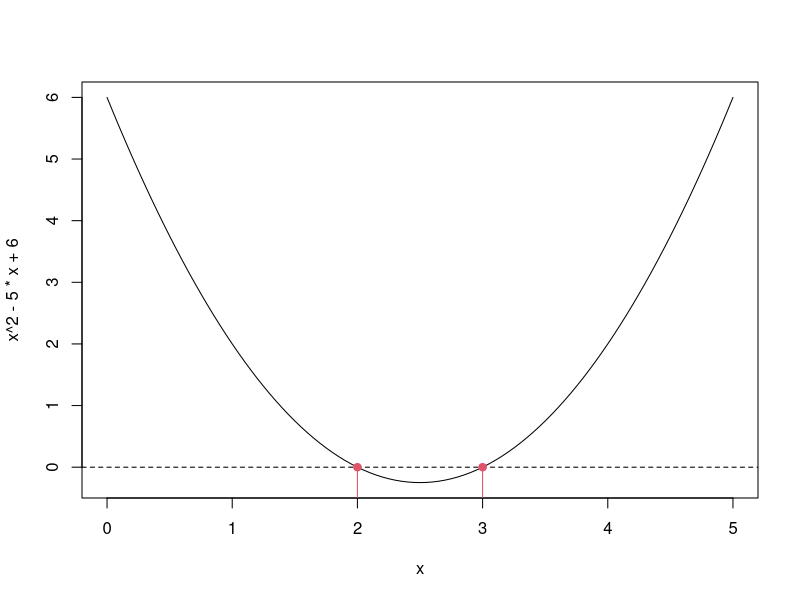
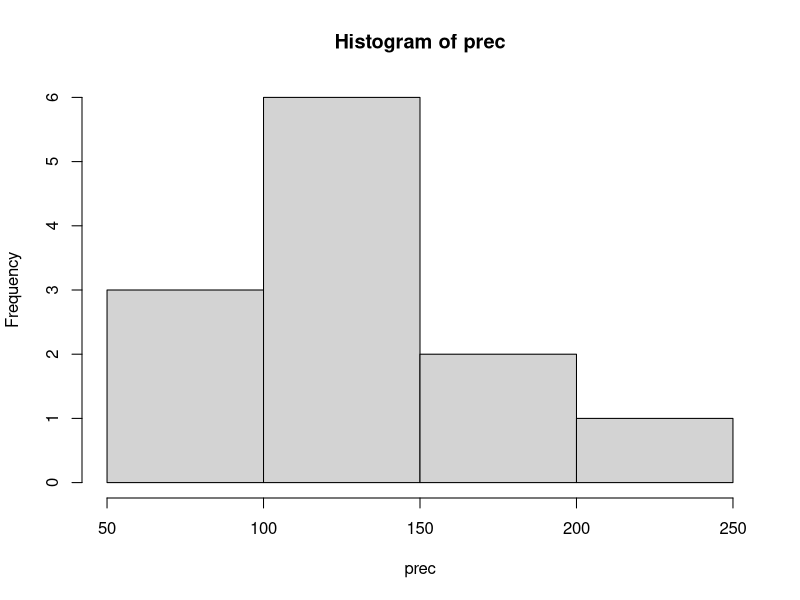
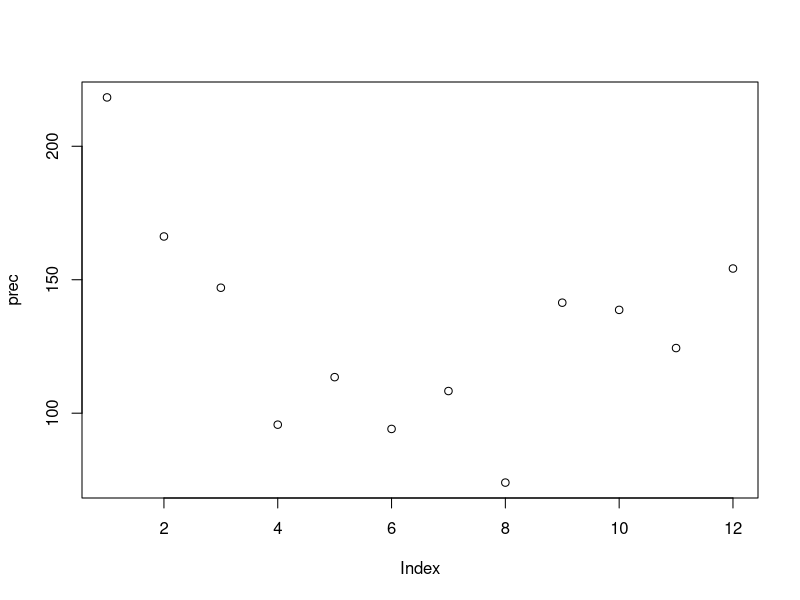
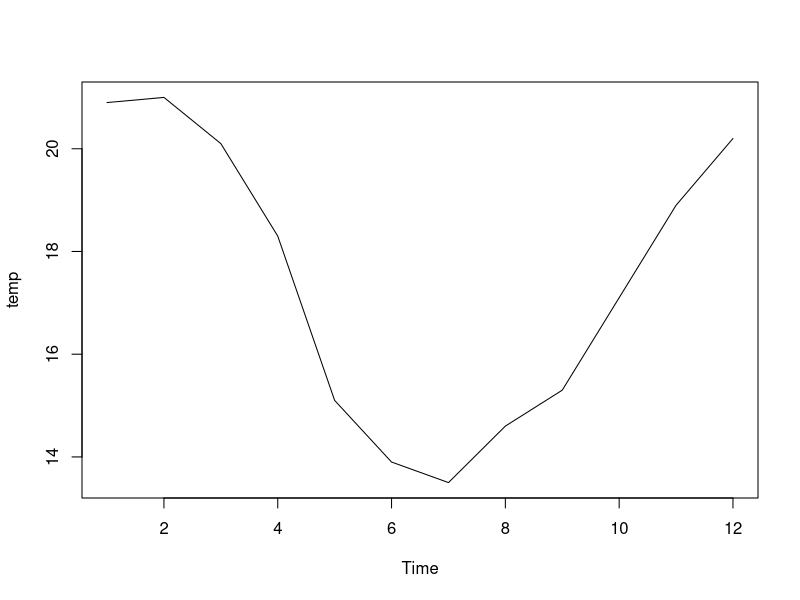
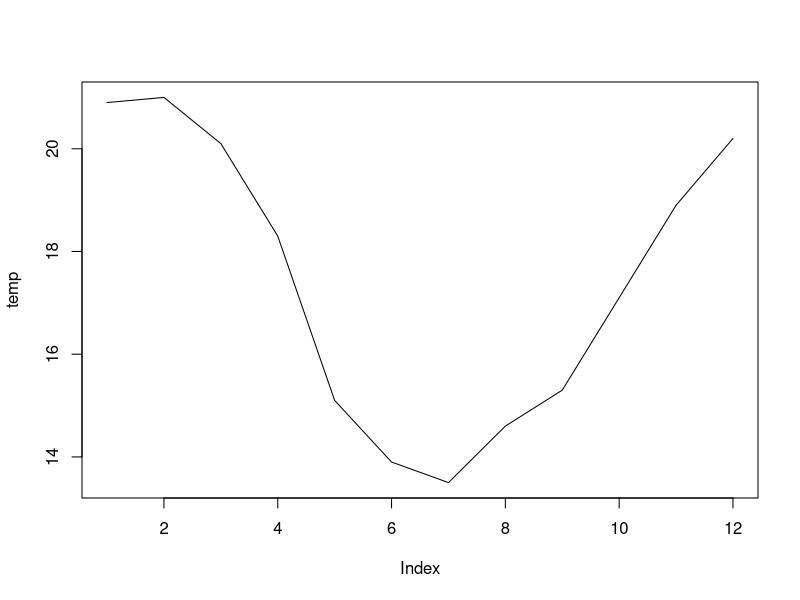
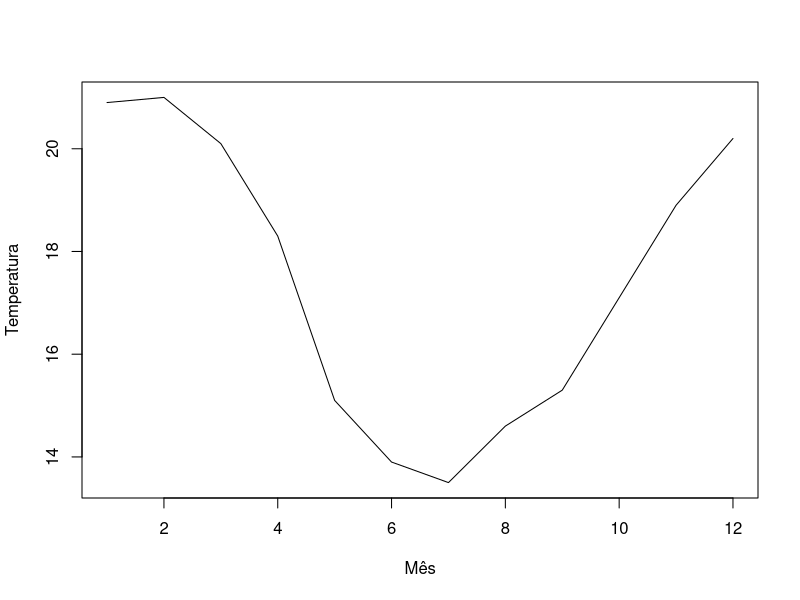
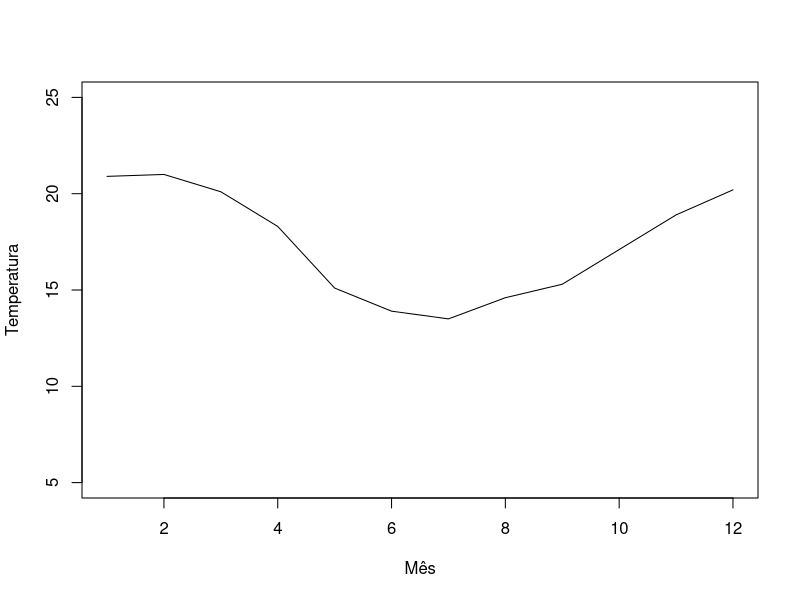
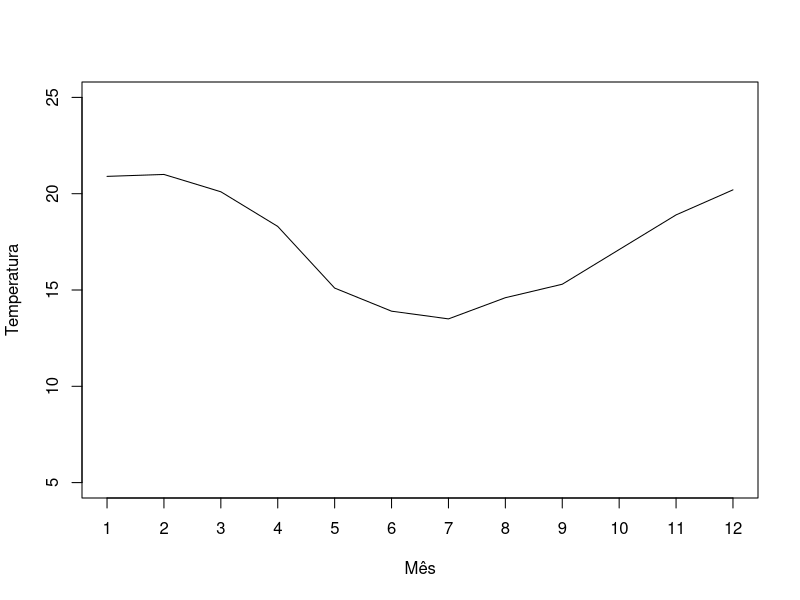

Generate these figures, in order, with R:
##======================================================================
## Esse é o script mostrado e construído na aula do dia 2020-05-27. Ele
## é usado aqui para criar uma continuação na aula do dia 2020-06-03.

#########################################################################
##
## Disciplina Transversal
## MEPC-2020
## Aula 1   20/05/2020
##
## Profs Fernando Mayer e Paulo Justiniano
##
#########################################################################

##======================================================================
## Script pré aula
##----------------------------------------------------------------------

## Tudo que está depois de um '#' é um comentário e não será executado.

## O R como uma calculadora
2 + 2    # Com o cursor nesta linha, aperte Ctrl + Enter

## O comando acima é "enviado" ao console (abaixo) e executado. No
## entanto, o resultado da operação não está armazenada em nenhum lugar.
## Para "salvar" o resultado, atribua a operação à uma variável qualquer
x = 2 + 2

## Note que o resultado da operação não é mostrado. Para visualizar o
## resultado, digite o nome da variável
x

## Vamos criar uma nova variável, como resultado de outra operação
y = 3 * 2
y

## Podemos agora fazer operações com estas variáveis, como por exemplo
x + y

## Para visualizar as variáveis que criamos, usamos a função ls()
ls()

## Para remover as variáveis criadas, usamos a função rm()
rm(x, y)

## Verifique que 'x' e 'y' não existem mais
ls()


## Agora é a sua vez!

## Cria três variáveis: 'x', 'y' e 'z', com os respectivos valores: 5,
## 3, e 2.
x = 5
y = 3
z = 2
## NOTE que = deveria ser <-
x <- 5
y <- 3
z <- 2
## NOTE que também poderia fazer
x <- 5; y <- 3; z <- 2

## Divida x por y
x/y

## Calcule z vezes y
z * y

## Calcule 2 vezes y, salvando o resultado em uma nova variável chamada
## 'w'
w <- 2 * y
2 * y -> w
w

## Calcule x vezes w
x * w

## Convertendo escalas de temperatura.
## Considere que você quer converter a temperatura de 25°C (graus
## Celsius - C) para as escalas Kelvin (K) e Fahrenheit (F).

## Crie uma variável para armazenar o valor da temperatura em Celsius (25)
temp_c <- 25
temp_c
temp_C <- 30
temp_C
temp.c <- 25
tempC <- 25

## NOTE sobre nomes de variáveis:
## - Não podem começar com número
## - Não podem conter espaço
## - "Sensível ao caso"
## - Podem ser separadas por ponto, underline, ou snakeCase ou CamelCase

## Crie uma nova variável para armazenar o resultado da conversão da
## temperatura em Celsius para Kelvin através da seguinte relação:
## K = C + 273.15
temp_k <- temp_c + 273.15
temp_k
(temp_k <- temp_c + 273.15)

## Crie uma nova variável para armazenar o resultado da conversão da
## temperatura em Celsius para Fahrenheit através da seguinte relação:
## F = (C * 9/5) + 32
(temp_f <- temp_c * 9/5 + 32)
## NOTE sobre ordem de operações
(temp_f <- (temp_c * 9/5) + 32)

## Agora faça o caminho inverso: converta a temperatura calculada em
## Kelvin para Celsius com
## C = K - 273.15
(temp_c <- temp_k - 273.15)

## Converta a temperatura em Fahrenheit para Celsius com
## C = (F - 32) * 5/9
(temp_c <- temp_f - 32 * 5/9)
## NOTE sobre ordem de operações
(temp_c <- (temp_f - 32) * 5/9)

## Encontre as raízes da equação x^2 - 5x + 6
## Veja https://pt.wikipedia.org/wiki/Equação_quadrática
a <- 1; b <- -5; c <- 6
## Fórmula de Bhaskara
(-b - sqrt(b^2 - 4 * a * c))/(2 * a)
(-b + sqrt(b^2 - 4 * a * c))/(2 * a)

## Visualização
curve(x^2 - 5 * x + 6, from = 0, to = 5)
abline(h = 0, lty = 2)
segments(x0 = 2, y0 = -1, x1 = 2, y1 = 0, col = 2)
segments(x0 = 3, y0 = -1, x1 = 3, y1 = 0, col = 2)
points(2, 0, pch = 19, col = 2)
points(3, 0, pch = 19, col = 2)


##----------------------------------------------------------------------
## FIM Script pré aula
##======================================================================

x <- 2
vet <- c(5, 3, 2)
vet
length(vet)

temp <- c(temp_c, temp_k, temp_f)
temp
names(temp)
names(temp) <- c("Celsius", "Kelvin", "Fahrenheit")
names(temp)
temp

## Regra da reciclagem

vet
vet + 2
vet + c(2, 4, 5)

vet + c(2, 4)

## Indexação
vet[1]
vet[3]
vet[-1]
vet[c(1, 3)]
vet[-c(1, 3)]
vet[]

## Seleção condicional
vet[3]
vet[vet == 2]
vet[vet >= 3]
vet[vet != 3]

vet == 2


prec <- c(218.3, 166.2, 147, 95.7, 113.5, 94.1, 108.3, 74, 141.4,
          138.7, 124.4, 154.2)
summary(prec)
mean(prec)
hist(prec)
plot(prec)

## Tudo no R é um objeto!
## Os objetos podem ter diferentes formatos.

nomes <- c("João", "Maria", "José")
nomes

sol <- c(160.5, 151.3, 163.1, 155.5, 148.8, 141.3, 162.1,
         173, 124.3, 136.7, 163.5, 164.7)

## O script da aula do dia 2020-05-27 termina aqui
##======================================================================

##======================================================================
## Continuação

## A ideia agora é "misturar" coisas mais aplicadas com coisas mais
## conceituais, começando pela continuação desse exemplo de Curitiba.

##----------------------------------------------------------------------
## PERGUNTAS da aula anterior:

## 1. Aline Aparecida: como plotar sendo y = valores médios de
## temperatura e x = horas de 0 a 23, sendo que todas as horas devem
## aparecer no eixo X?
## Resposta nos gráficos mais abaixo.

## 2. André Vinícius: Não faz diferença entre reais e inteiros? Como
## 9./5. ou 9/5
## Resposta: não, porque
9/5
9./5.
typeof(9)
typeof(9/5)
typeof(9./5.)
9L
typeof(9L)
as.integer(9)
typeof(as.integer(9))
##----------------------------------------------------------------------

##======================================================================
## Entrada de dados manual

temp <- c(20.9, 21, 20.1, 18.3, 15.1, 13.9, 13.5, 14.6, 15.3,
          17.1, 18.9, 20.2)
prec <- c(218.3, 166.2, 147, 95.7, 113.5, 94.1, 108.3, 74, 141.4,
          138.7, 124.4, 154.2)
sol <- c(160.5, 151.3, 163.1, 155.5, 148.8, 141.3, 162.1,
         173, 124.3, 136.7, 163.5, 164.7)

##----------------------------------------------------------------------
## Dados de horas de sol, precipitação e temperatura, por mês, na cidade
## de Curitiba. Ver tabela em:
## https://pt.wikipedia.org/wiki/Curitiba#Clima

## Temperatura média mensal --------------------------------------------
temp <- c(20.9, 21, 20.1, 18.3, 15.1, 13.9, 13.5, 14.6, 15.3,
          17.1, 18.9, 20.2)
## NOTE falar sobre colocar tudo em uma linha ou quebrar linha (no
## script)
## NOTE mostrar indexação
temp[1]
temp[c(1, 3)]

## Medidas resumo
mean(temp)
median(temp)
sd(temp)
summary(temp)

## Dando nome para os elementos
meses <- c("Jan", "Fev", "Mar", "Abr", "Mai", "Jun", "Jul",
           "Ago", "Set", "Out", "Nov", "Dez")
meses
length(meses)
names(temp)
names(temp) <- meses
names(temp)
temp
## Medidas resumo
mean(temp)
median(temp)
sd(temp)
summary(temp)
range(temp)
min(temp)
max(temp)
## Indexação
temp[1]
temp["Jan"]
temp[c(1, 3)]
temp[c("Jan", "Mar")]

## Como descobrir temperaturas máximas e mínimas
which.min(temp)
which.max(temp)
temp[which.min(temp)]
temp[which.max(temp)]

## Objetos reservados no R
month.abb
month.name
letters
LETTERS

## Gráficos de série temporal
plot.ts(temp)
plot(temp, type = "l")
plot(temp, type = "l", xlab = "Mês", ylab = "Temperatura")
plot(temp, type = "l", xlab = "Mês", ylab = "Temperatura",
     ylim = c(5, 25))

## Para aparecer o mês 1
## NOTE resposta para a pergunta 1
plot(temp, type = "l", xlab = "Mês", ylab = "Temperatura",
     ylim = c(5, 25), axes = FALSE)
axis(2)
axis(1, at = 1:12, labels = 1:12)
box()

## Incluindo os meses identificados pelo nome
plot(temp, type = "l", xlab = "Mês", ylab = "Temperatura",
     ylim = c(5, 25), axes = FALSE)
axis(2)
axis(1, at = 1:12, labels = meses)
box()

## Completo
plot(temp, type = "l", xlab = "Mês",
     ylab = expression(paste("Temperatura (", degree, "C)")),
     ylim = c(5, 25), axes = FALSE,
     main = "Temperatura média na cidade de Curitiba",
     sub = "Fonte: https://pt.wikipedia.org/wiki/Curitiba#Clima")
axis(2)
axis(1, at = 1:12, labels = meses)
box()
## Para símbolos, veja ?plotmath

## Distribuição das temperaturas
hist(temp)
hist(temp, freq = FALSE) # não é proporção, e sim densidade
hist(temp, xlab = "Temperatura", ylab = "Frequência",
     main = "Temperatura média na cidade de Curitiba")

## Usando boxplot
quantile(temp)
## ver help(quantile) e mostrar que xistem 9 tipos implementados para o
## cálculo dos quantis
## Esses dois são equivalentes
fivenum(temp)
boxplot.stats(temp)$stats
boxplot(temp)
boxplot(temp, horizontal = TRUE)

## Comparando histograma com boxplot
par(mfrow = c(2, 1))
hist(temp)
boxplot(temp, horizontal = TRUE, ylim = c(12, 22))
par(mfrow = c(1, 1))

## Precipitação média mensal -------------------------------------------
prec <- c(218.3, 166.2, 147, 95.7, 113.5, 94.1, 108.3, 74, 141.4,
          138.7, 124.4, 154.2)
summary(prec)
mean(prec)
median(prec)
sd(prec)

## Gráficos de série temporal
plot(prec, type = "l")
plot(prec, type = "l", xlab = "Mês", ylab = "Precipitação")
plot(prec, type = "o", pch = 19, col = "blue",
     xlab = "Mês", ylab = "Precipitação")
plot(prec, type = "l", xlab = "Mês", ylab = "Precipitação",
     ylim = c(50, 230))
## Pode fazer a mesma coisa incluindo os meses abreviados

## Completo
plot(prec, type = "o", xlab = "Mês", ylab = "Precipitação (mm)",
     ylim = c(50, 230), axes = FALSE,
     pch = 19, col = "blue",
     main = "Precipitação média na cidade de Curitiba",
     sub = "Fonte: https://pt.wikipedia.org/wiki/Curitiba#Clima")
axis(2)
axis(1, at = 1:12, labels = meses)
box()

## Distribuição das precipitações
hist(prec)
hist(prec, freq = FALSE) # não é proporção, e sim densidade
hist(prec, xlab = "Precipitação (mm)", ylab = "Frequência",
     main = "Precipitação média na cidade de Curitiba")
box()

## Usando boxplot
quantile(prec)
fivenum(prec)
boxplot.stats(prec)$stats
boxplot(prec)
boxplot(prec, horizontal = TRUE)

## Comparando histograma com boxplot
par(mfrow = c(2, 1))
hist(prec)
boxplot(prec, horizontal = TRUE, ylim = c(50, 250))
par(mfrow = c(1, 1))

summary(prec)

## "Explorando" mais detalhes (se for necessário)
boxplot(prec, horizontal = TRUE, ylim = c(50, 250), axes = FALSE)
seq_prec <- seq(50, 250, 5)
axis(1, at = seq_prec, labels = seq_prec)
## axis(2) # não é o correto
box()
## grid(col = "gray")

## Variação
boxplot(prec, horizontal = TRUE, ylim = c(50, 250), axes = FALSE)
seq_prec <- seq(50, 250, 5)
axis(1, at = seq_prec, labels = seq_prec, las = 2, cex.axis = 0.8)
box()
grid()

## Relação entre temperatura e precipitação ----------------------------

## Pode fazer isso
plot(temp, prec)
## mas...

## Cria um data frame para as duas variáveis, incluindo os meses para
## referência
clima <- data.frame(meses, temp, prec, row.names = NULL,
                    stringsAsFactors = TRUE)
clima
str(clima)
summary(clima)
dim(clima)
length(clima)

## Relação entre as duas variáveis (assumindo que a precipitação depende
## da temperatura)
plot(clima$temp, clima$prec)
## Usando fórmula
plot(prec ~ temp, data = clima)
plot(prec ~ temp, data = clima, pch = 19)
plot(prec ~ temp, data = clima, pch = 19,
     xlab = "Temperatura", ylab = "Precipitação")

## Horas de sol por mês ------------------------------------------------
sol <- c(160.5, 151.3, 163.1, 155.5, 148.8, 141.3, 162.1,
         173, 124.3, 136.7, 163.5, 164.7)
summary(sol)

plot(sol, type = "l")
plot(sol, type = "l", xlab = "Mês", ylab = "Horas de sol")
plot(sol, type = "o", xlab = "Mês", ylab = "Horas de sol",
     pch = 19, col = "red")
## Tudo feito anteriormente pode ser aplicado aqui também

## Completo
plot(sol, type = "o", xlab = "Mês", ylab = "Horas de sol",
     ylim = c(120, 180), axes = FALSE,
     pch = 19, col = "red",
     main = "Média das horas de sol na cidade de Curitiba",
     sub = "Fonte: https://pt.wikipedia.org/wiki/Curitiba#Clima")
axis(2)
axis(1, at = 1:12, labels = meses)
box()

## Distribuição das horas de sol
hist(sol)
hist(sol, freq = FALSE) # não é proporção, e sim densidade
hist(sol, xlab = "Horas de sol", ylab = "Frequência",
     main = "Média das horas de sol na cidade de Curitiba")
box()

## Usando boxplot
quantile(sol)
fivenum(sol)
boxplot.stats(sol)$stats
boxplot(sol)
boxplot(sol, horizontal = TRUE)

## Comparando histograma com boxplot
par(mfrow = c(2, 1))
hist(sol)
boxplot(sol, horizontal = TRUE, ylim = c(120, 180))
par(mfrow = c(1, 1))

## EXTRA
## Qual o percentual de sol em cada mês???
## Fazendo uma conta rápida: considere que um mês contém em média 30
## dias, e que cada dia possui, em média, 10 horas de duração, então:
## 30 dias * 10 horas = 300 horas
(horas_mes <- 30 * 10)
## Percentual de sol
sol_perc <- sol/horas_mes
summary(sol_perc)
plot(sol_perc, type = "l")
plot(sol_perc, type = "l", ylim = c(0, 1))
abline(h = 0.5, lty = 2, col = 2)

## Distribuição do percentual de sol
hist(sol_perc)
hist(sol_perc * 100, main = "", xlab = "Percentual de sol (%)",
     ylab = "Frequência")

## Relação entre as três variáveis -------------------------------------

## Inclui horas de sol no mesmo data frame
clima
clima$sol <- sol
## cbind(clima, sol)
summary(clima)
clima

## Temperatura e precipitação
plot(prec ~ temp, data = clima, pch = 19)

## Temperatura e horas de sol (assumindo que a temperatura depende da
## quantidade de sol)
plot(temp ~ sol, data = clima, pch = 19)

## Precipitação e horas de sol (assumindo que a precipitação depende da
## quantidade de sol)
plot(prec ~ sol, data = clima, pch = 19)

## Todos na mesma janela
par(mfrow = c(1, 3))
plot(prec ~ temp, data = clima, pch = 19)
plot(temp ~ sol, data = clima, pch = 19)
plot(prec ~ sol, data = clima, pch = 19)
par(mfrow = c(1, 1))

## clima_long <- stack(clima[, 2:4])
## str(clima_long)
## histogram(~values | ind, data = clima_long, layout = c(3, 1))


## FIM Entrada de dados manual
##======================================================================

##----------------------------------------------------------------------
## Funções
## Outros tipos de vetores (incluindo indexação)
##----------------------------------------------------------------------

##======================================================================
## Importando dados de planilhas
